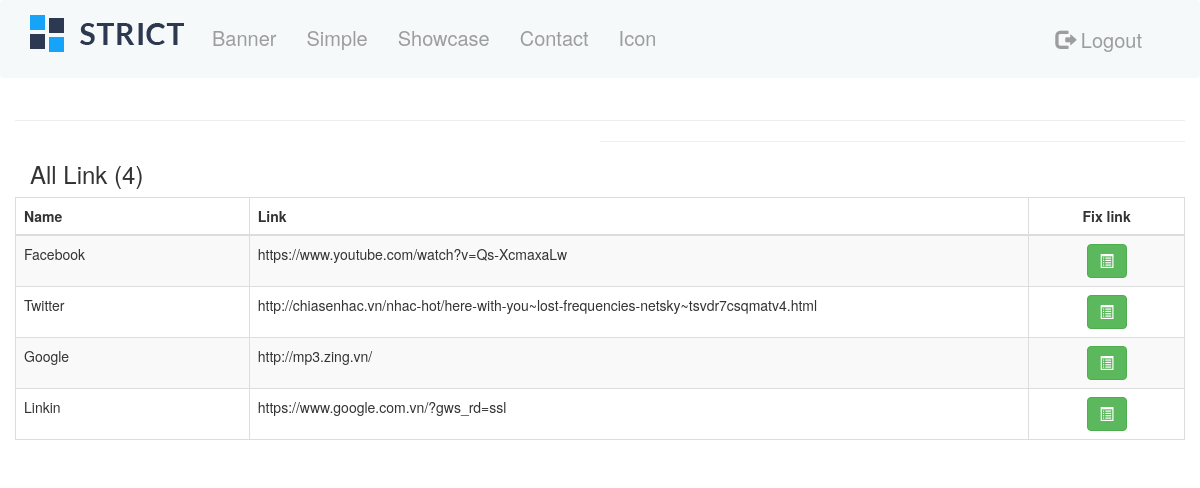
The page /admin/main.php?page_layout=icon (signed in) on the database its author committed.
### tables this page shows
CREATE TABLE `icon` (
  `id` int(10) NOT NULL,
  `name` varchar(255) NOT NULL,
  `link` varchar(255) NOT NULL
);

### admin/icon/icon.php (the view)
<?php
$sql = "SELECT * FROM icon";
$query = mysqli_query($con,$sql);
$totalrows = mysqli_num_rows($query);
?>
<div class="container message" style="margin-top: 100px" >
    <div class="row">
        <hr>
        <div  class="col-xs-6 col-sm-6 col-md-6 col-lg-6">
            <h3>All Link (<?php echo $totalrows ?>)</h3>
        </div>
        <hr>
        <table class="table table-striped table-bordered">
            <thead>
            <tr>
                <th width="15%">Name</th>
                <th width="50%">Link</th>
                <th width="10%" class="text-center">Fix link</th>
            </tr>
            </thead>
            <tbody>
            <?php
            while ($rows = mysqli_fetch_array($query)) {
                ?>
                <tr>
                    <td><?php echo $rows['name'];?></td>
                    <td><?php echo $rows['link'];?></td>
                    <td class="text-center">
                        <a onclick="return confirm('Bạn muốn sửa link này ?')" href="main.php?page_layout=edit-icon&id=<?php echo $rows['id'];?>">
                            <button type="button" class="btn btn-success">
                                <span class="glyphicon glyphicon-list-alt"></span>
                            </button>
                        </a>
                    </td>
                </tr>
                <?php
            }
            ?>
            </tbody>
        </table>
    </div>
</div>

### rows shown on the page
icon: name "Facebook", link "https://www.youtube.com/watch?v=Qs-XcmaxaLw"
icon: name "Twitter", link "http://chiasenhac.vn/nhac-hot/here-with-you~lost-frequencies-netsky~tsvdr7csqmatv4.html"
icon: name "Google", link "http://mp3.zing.vn/"
icon: name "Linkin", link "https://www.google.com.vn/?gws_rd=ssl"

### other values the page prints
$totalrows "4"
